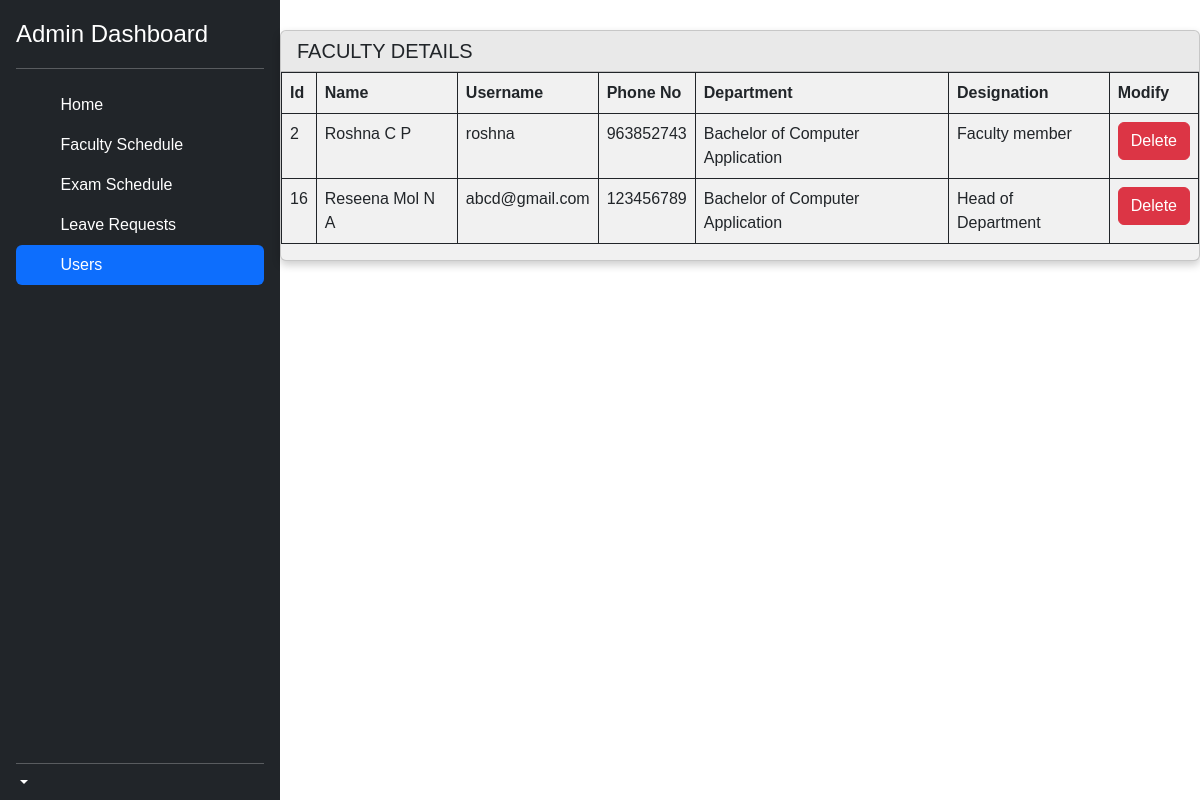
Page /admin/users.php on the earlier database version.
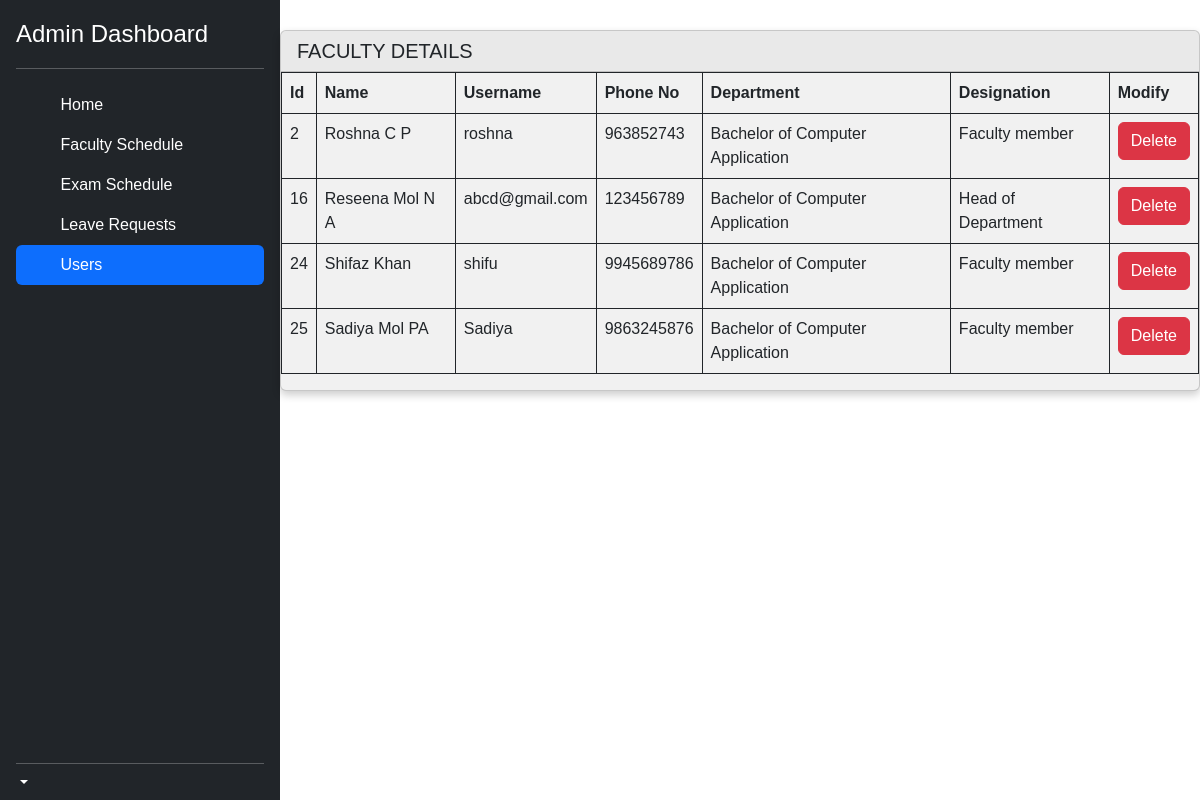
Same page on the later database version.
### tables this page shows
CREATE TABLE IF NOT EXISTS `fac_tb` (
  `fid` int(11) NOT NULL AUTO_INCREMENT,
  `fname` varchar(100) NOT NULL,
  `phone` bigint(20) NOT NULL,
  `des_id` int(11) NOT NULL,
  `depid` int(11) NOT NULL,
  `uname` varchar(35) NOT NULL,
  `passw` varchar(20) NOT NULL,
  `status` int(11) NOT NULL,
  PRIMARY KEY (`fid`),
  KEY `des_id` (`des_id`),
  KEY `dep` (`depid`)
);

CREATE TABLE IF NOT EXISTS `dep_tb` (
  `depid` int(11) NOT NULL AUTO_INCREMENT,
  `dname` varchar(200) NOT NULL,
  PRIMARY KEY (`depid`)
);

CREATE TABLE IF NOT EXISTS `desig_tb` (
  `des_id` int(11) NOT NULL,
  `desig_name` varchar(100) NOT NULL,
  PRIMARY KEY (`des_id`)
);

### admin/users.php (the view, shortened to what this page needs)
<!doctype html>
<html lang="en">
  <head>
<link href="../assets/css/bootstrap.min.css" rel="stylesheet">
    <link href="../assets/css/sidebars.css" rel="stylesheet">
  </head>
  <body>
<main class="d-flex flex-nowrap" style="height: 990px;">
  <div class="d-flex flex-column flex-shrink-0 p-3 text-bg-dark" style="width: 280px;">
    <a href="" class="d-flex align-items-center mb-3 mb-md-0 me-md-auto text-white text-decoration-none">
      <span class="fs-4">Admin Dashboard</span>
    </a>
    <hr>
    <ul class="nav nav-pills flex-column mb-auto">
      <li class="nav-item">
        <a href="admin_dash.php" class="nav-link text-white">
          <svg class="bi pe-none me-2" width="16" height="16"><use xlink:href="#home"/></svg>
          Home
        </a>
      </li>
      <li>
      <a href="fac_schedule.php" class="nav-link text-white">
          <svg class="bi pe-none me-2" width="16" height="16"><use xlink:href="#speedometer2"/></svg>
          Faculty Schedule
        </a>
      </li>
      <li>
        <a href="exam_table.php" class="nav-link text-white" >
          <svg class="bi pe-none me-2" width="16" height="16"><use xlink:href="#table"/></svg>
          Exam Schedule
        </a>
      </li>
      <li>
        <a href="./leaves/leavereq.php" class="nav-link text-white">
          <svg class="bi pe-none me-2" width="16" height="16"><use xlink:href="#grid"/></svg>
          Leave Requests
        </a>
      </li>
      <li>
        <a href="users.php" class="nav-link active" aria-current="page" >
          <svg class="bi pe-none me-2" width="16" height="16"><use xlink:href="#people-circle"/></svg>
          Users
        </a>
      </li>
    </ul>
    <hr>
    <div class="dropdown">
      <a href="#" class="d-flex align-items-center text-white text-decoration-none dropdown-toggle" data-bs-toggle="dropdown" aria-expanded="false">
      </a>
    </div>
    </div>
  <div class="d-flex flex-column flex-grow-1" style="padding-top : 30px;">
  <div class="card">
  <h5 class="card-header">FACULTY DETAILS</h5>
  <table id="data_table" class="table table-bordered border-dark">
		<thead>
			<tr>
				<th>Id</th>
				<th>Name</th>
				<th>Username</th>
				<th>Phone No</th>
				<th>Department</th>
        <th>Designation</th>
        <th>Modify</th>
			</tr>
		</thead>
		<tbody>
        <?php
        include '../server.php';
			$sql_query = "SELECT * FROM fac_tb,dep_tb,desig_tb WHERE fac_tb.depid = dep_tb.depid AND fac_tb.des_id=desig_tb.des_id AND fac_tb.status=1";
			$resultset = mysqli_query($conn, $sql_query) or die("database error:". mysqli_error($conn));
			while( $row = mysqli_fetch_assoc($resultset) ) {
			    echo "<tr><td>".$row ['fid']."</td>";
			    echo "<td>".$row ['fname']."</td>";
          echo "<td>".$row ['uname']."</td>";
          echo "<td>".$row ['phone']."</td>";
          echo "<td>".$row ['dname']."</td>";
          echo "<td>".$row ['desig_name']."</td>";?>
          <td><form class='form-horizontal' method='post' action=''>
                <input type='submit' class='btn btn-danger' name='delete' value='Delete'></form></td></tr>
			<?php
      }
      ?>
		</tbody>
		</table>
  </div>
</div>
</main>
</body>
</html>

### assets/css/sidebars.css (style rules this page uses)
body { min-height: 100vh; min-height: -webkit-fill-available; }
html { height: -webkit-fill-available; }
main { height: 100vh; height: -webkit-fill-available; max-height: 100vh; overflow-x: auto; overflow-y: hidden; }
.dropdown-toggle { outline: 0; }

### admin/users.php (style rules this page uses)
.bi { vertical-align: -.125em; fill: currentColor; }
body { font-family: Arial, Helvetica, sans-serif; }
.card { text-padding: 20px; box-shadow: 0 4px 8px 0 rgba(0, 0, 0, 0.2); text-align: left; background-color: #f1f1f1; }

Differences in the rows shown:
added fac_tb: fid "24", fname "Shifaz Khan", uname "shifu", phone "9945689786", depid.dname "Bachelor of Computer Application", des.desig_name "Faculty member"
added fac_tb: fid "25", fname "Sadiya Mol PA", uname "Sadiya", phone "9863245876", depid.dname "Bachelor of Computer Application", des.desig_name "Faculty member"
